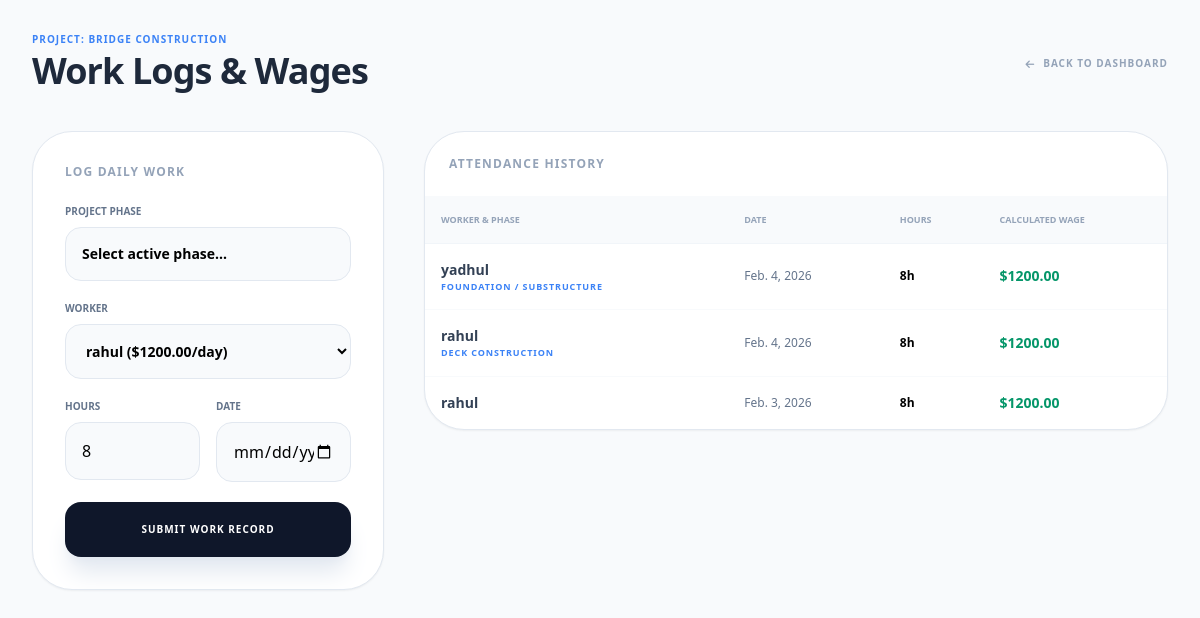
Before: /labour/project/1/attendance/ (signed in) with the older database file.
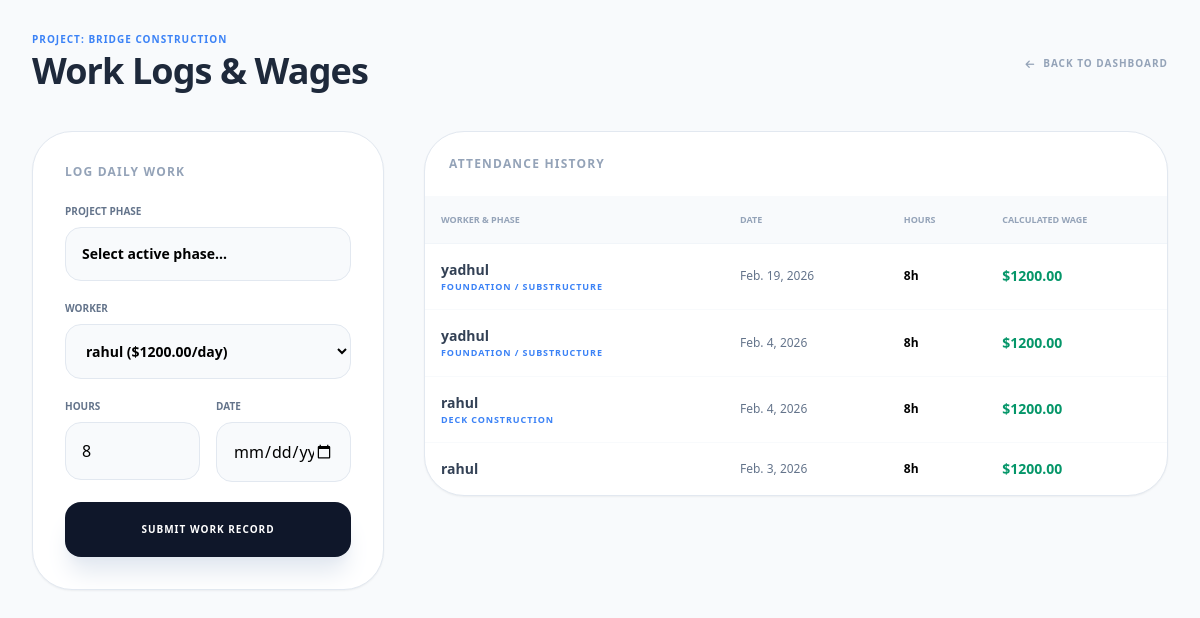
After: the same page with the newer database file.
### labour/models.py (models this page shows, shortened)
class Attendance(models.Model):
    project = models.ForeignKey(Project, on_delete=models.CASCADE)
    phase = models.ForeignKey(
        'construction.ProjectPhase',
        on_delete=models.CASCADE,
        related_name='attendance_logs',
        null=True, blank=True
    )
    labour = models.ForeignKey(Labour, on_delete=models.CASCADE)
    date = models.DateField()
    hours_worked = models.PositiveIntegerField()
    @property
    def daily_wage(self):
        return (Decimal(self.hours_worked) / Decimal(8)) * self.labour.wage_per_day

class Labour(models.Model):
    name = models.CharField(max_length=100)
    wage_per_day = models.DecimalField(max_digits=8, decimal_places=2)

### construction/models.py (models this page shows, shortened)
class ProjectPhase(models.Model):
    project = models.ForeignKey(
        Project,
        on_delete=models.CASCADE,
        related_name='phases'
    )
    phase_name = models.CharField(max_length=100)
    progress = models.PositiveIntegerField(
        default=0,
        validators=[
            MinValueValidator(0),
            MaxValueValidator(100)
        ]
    )
    expected_end = models.DateField()
    actual_end = models.DateField(null=True, blank=True)

### labour/views.py (the view, shortened to what this page needs)
# urls.py: path('project/<int:project_id>/attendance/', views.project_attendance, name='project_attendance'),
@login_required
@user_passes_test(can_manage_labour)
def project_attendance(request, project_id):
    project = get_object_or_404(Project, id=project_id)
    phases = project.phases.all()
    workers = Labour.objects.all()
    attendance_history = Attendance.objects.filter(project=project).select_related('labour', 'phase').order_by('-date')
    return render(request, 'labour/project_attendance.html', {
        'project': project,
        'phases': phases, # Pass phases to the template
        'workers': workers,
        'attendance_history': attendance_history
    })

### labour/views.py (called while the page is built)
def can_manage_labour(user):
    return user.role and user.role.name in ['Admin', 'Project Manager', 'Contractor']

### labour/templates/labour/project_attendance.html (shortened to what the changed rows need)
<!DOCTYPE html>
<html lang="en">
<head>
    <script src="https://cdn.tailwindcss.com"></script>
    <link href="https://cdnjs.cloudflare.com/ajax/libs/font-awesome/6.0.0/css/all.min.css" rel="stylesheet">
</head>
<body class="bg-slate-50 p-8">
    <div class="max-w-7xl mx-auto">
        <div class="mb-10 flex flex-col md:flex-row md:items-center justify-between gap-4">
            <div>
                <h1 class="text-4xl font-black text-slate-800 tracking-tight">Work Logs & Wages</h1>
            </div>
        </div>
        <div class="grid grid-cols-1 lg:grid-cols-3 gap-10">
            <div class="lg:col-span-2 space-y-6">
                <div class="bg-white rounded-[2.5rem] border border-slate-200 shadow-sm overflow-hidden">
                    <div class="max-h-[600px] overflow-y-auto">
                        <table class="w-full text-left">
                            <thead class="bg-slate-50 border-b border-slate-100">
                                <tr>
                                    <th class="p-4 text-[9px] font-black uppercase text-slate-400">Worker & Phase</th>
                                    <th class="p-4 text-[9px] font-black uppercase text-slate-400">Date</th>
                                    <th class="p-4 text-[9px] font-black uppercase text-slate-400">Hours</th>
                                    <th class="p-4 text-[9px] font-black uppercase text-slate-400">Calculated Wage</th>
                                </tr>
                            </thead>
                            <tbody class="divide-y divide-slate-50">
                                {% for record in attendance_history %}
                                <tr class="hover:bg-slate-50 transition">
                                    <td class="p-4">
                                        <p class="text-sm font-bold text-slate-700">{{ record.labour.name }}</p>
                                        <p class="text-[9px] text-blue-500 font-black uppercase tracking-widest">{{ record.phase.phase_name }}</p>
                                    </td>
                                    <td class="p-4 text-xs text-slate-500">{{ record.date }}</td>
                                    <td class="p-4 text-xs font-bold">{{ record.hours_worked }}h</td>
                                    <td class="p-4 text-sm font-black text-emerald-600">${{ record.daily_wage|floatformat:2 }}</td>
                                </tr>
                                {% empty %}
                                <tr>
                                    <td colspan="4" class="p-20 text-center text-slate-300 font-bold uppercase text-xs tracking-widest">No work logs found</td>
                                </tr>
                                {% endfor %}
                            </tbody>
                        </table>
                    </div>
                </div>
            </div>
        </div>
    </div>
</body>
</html>

Changed rows visible on the page:
added Attendance: labour.name "yadhul", phase.phase_name "FOUNDATION / SUBSTRUCTURE", date "Feb. 19, 2026", hours_worked "8", daily_wage "1200.00"
